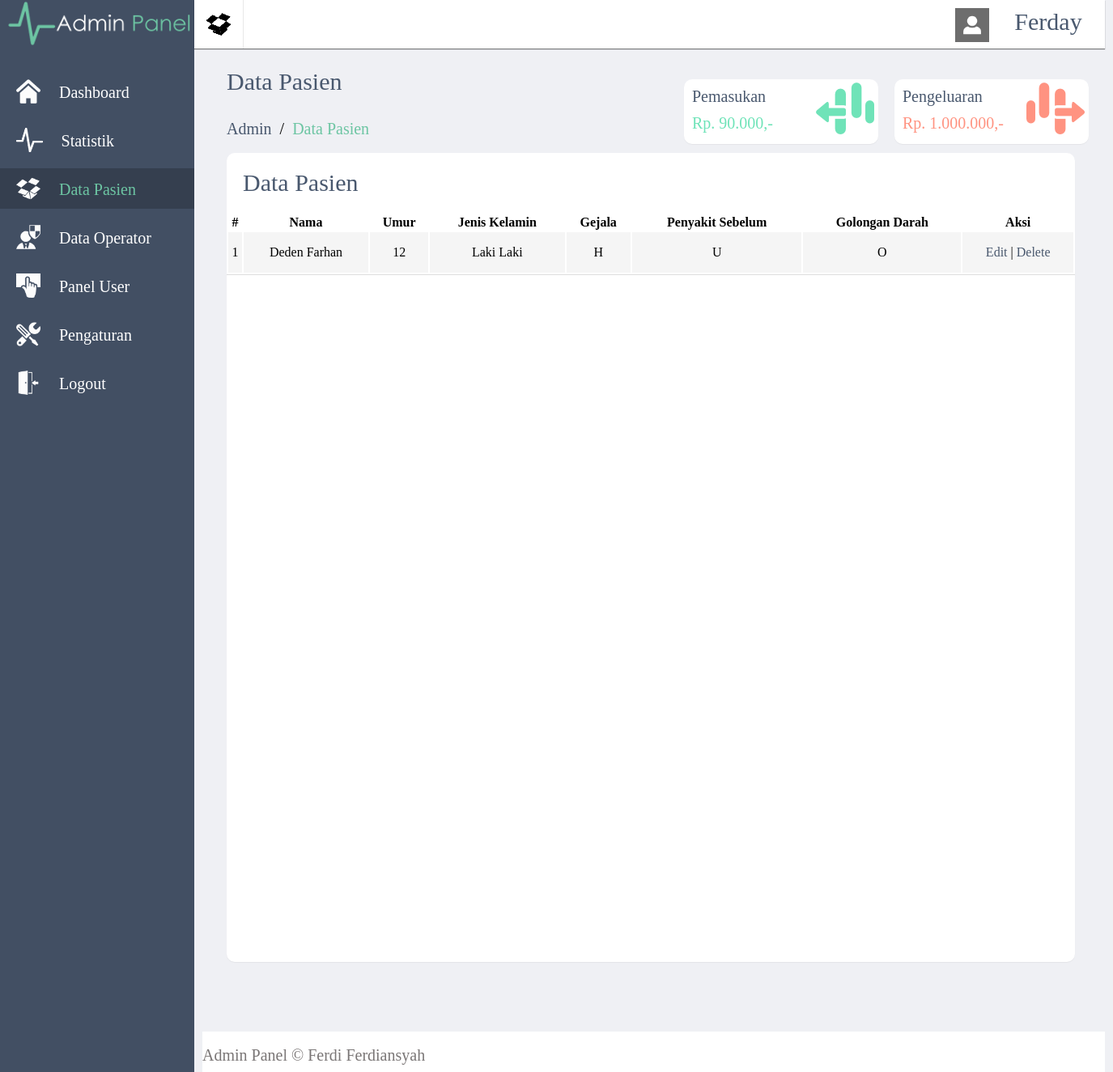
/p/admin/pasien.php (signed in), run on the app's committed database.
### tables this page shows
CREATE TABLE IF NOT EXISTS `databaru` (
  `id` int(11) NOT NULL AUTO_INCREMENT,
  `username` varchar(50) NOT NULL,
  `nama` varchar(100) NOT NULL,
  `umur` int(50) NOT NULL,
  `jeniskelamin` varchar(50) NOT NULL,
  `gejala` text NOT NULL,
  `penyakitsebelum` text NOT NULL,
  `golongandarah` varchar(2) NOT NULL,
  `type` varchar(50) NOT NULL,
  PRIMARY KEY (`id`)
);

### p/admin/pasien.php (the view, shortened to what this page needs)
<html>
<head>
	<link rel="stylesheet" type="text/css" href="style.css">
</head>
<body>
	<div id='wrapper'>
		<div id='menukiri'>
		<center><img src="img/logo.png" height='60'></center><br>
		<a href="index.php"><div class='menu'>
			<img src="img/house.png" height='30' align='left' style='margin-left:20px;margin-top:10px;'>
			<font class='sk' style='margin-left:20px;margin-top:15px;display:inline-block;'>Dashboard</font>
		</div>
		</a>
		<a href="statistik.php">
		<div class='menu'>
			<img src="img/statistik.png" height='30' align='left' style='margin-left:20px;margin-top:10px;'>
			<font class='sk' style='margin-left:20px;margin-top:15px;display:inline-block;'>Statistik</font>
		</div>
		</a>
		<a href="pasien.php">
		<div class='menu-active'>
			<img src="img/data.png" height='30' align='left' style='margin-left:20px;margin-top:10px;'>
			<font class='sk' style='margin-left:20px;margin-top:15px;display:inline-block;'>Data Pasien</font>
		</div>
		</a>
		<a href="dataop.php">
		<div class='menu'>
			<img src="img/frontoffice.png" height='30' align='left' style='margin-left:20px;margin-top:10px;'>
			<font class='sk' style='margin-left:20px;margin-top:15px;display:inline-block;'>Data Operator</font>
		</div>
		</a>
		<a href="paneluser.php">
		<div class='menu'>
			<img src="img/panel.png" height='30' align='left' style='margin-left:20px;margin-top:10px;'>
			<font class='sk' style='margin-left:20px;margin-top:15px;display:inline-block;'>Panel User</font>
		</div>
		</a>
		<a href="#">
		<div class='menu'>
			<img src="img/setting.png" height='30' align='left' style='margin-left:20px;margin-top:10px;'>
			<font class='sk' style='margin-left:20px;margin-top:15px;display:inline-block;'>Pengaturan</font>
		</div>
		</a>
		<a href="../../login.php?op=out">
		<div class='menu'>
			<img src="img/logout.png" height='30' align='left' style='margin-left:20px;margin-top:10px;'>
			<font class='sk' style='margin-left:20px;margin-top:15px;display:inline-block;'>Logout</font>
		</div>
		</a>
		</div>
		<div id='menuatas'>
		<a href="#">
		<div id='sub-data'>
		</div>
		</a>
		<a href='#'>
		<div id='user'>
		<img src="img/profil.png" height='70%' align='left' style='margin-top:10px;margin-left:15px;'>
		<font class='k' style='margin-top:10px;display:inline-block;text-transform:capitalize;'><?php echo $_SESSION['userid'];?></font>
		</div>
		</a>
	</div>
		<article>
			<br><br><br>
			<font class='k' style='padding:30px;display:inline-block;color:#49586E;'>Data Pasien</font><br>
			<font class='sk' style='margin-left:30px;display:inline-block;'><a href='#'>Admin</a>&nbsp;&nbsp;/&nbsp;&nbsp;<font class='sk' style='color:#6DC5A3;'>Data Pasien</font></font>
			<div id='info'>
				<font class='sk' style='padding:10px;display:inline-block;color:#49586E;'>Pengeluaran</font>
				<img src="img/pengeluaran.png" align='right' style='margin-right:5px;'>
				<font style='font-size:20px;margin-top:-10px;padding:10px;display:inline-block;color:#FF9381;'>Rp. 1.000.000,-</font>
			</div>
			<div id='info'>
				<font class='sk' style='padding:10px;display:inline-block;color:#49586E;'>Pemasukan</font>
				<img src="img/pemasukan.png" align='right' style='margin-right:5px;'>
				<font style='font-size:20px;margin-top:-10px;padding:10px;display:inline-block;color:#6FE3B8;'>Rp. 90.000,-</font>
			</div>
			<br><br>
			<div id='table'>
				<font class='k' style='color:#49586E;display:inline-block;padding:20px;'>Data Pasien</font><br>
				<table>
                            <thead>
                            <tr>
                                <th>#</th>
                                <th>Nama</th>
                                <th>Umur</th>
                                <th>Jenis Kelamin</th>
                                <th>Gejala</th>
                                <th>Penyakit Sebelum</th>
                                <th>Golongan Darah</th>
                                <th>Aksi</th>
                            </tr>
                            </thead>
                            <tbody>
                            	<?php
    							$query = mysql_query("select * from databaru where type='baru'");
		    					$no = 1;
		    					while ($data = mysql_fetch_array($query)) {
		    					?>
                            <tr>
                                <td bgcolor='#F5F5F5'><?php echo $no; ?></td>
                                <td bgcolor='#F5F5F5'><?php echo $data['nama'] ?></td>
                                <td bgcolor='#F5F5F5'><?php echo $data['umur'] ?></td>
                                <td bgcolor='#F5F5F5'><?php echo $data['jeniskelamin'] ?></td>
                                <td bgcolor='#F5F5F5'><?php echo $data['gejala'] ?></td>
                                <td bgcolor='#F5F5F5'><?php echo $data['penyakitsebelum'] ?></td>
                                <td bgcolor='#F5F5F5'><?php echo $data['golongandarah'] ?></td>
                                <td bgcolor='#F5F5F5'><a href="edit.php?idpasien=<?php echo $data['id'] ?>">Edit</a> | <a href="delete.php?idpasien=<?php echo $data['id'] ?>">Delete</a></td>
                            </tr>
                            </tbody>
                            <?php
                            $no++;
                            	}
                             ?>
                         </table>
			</div>
			<br><br>
			<footer>
				<br><font class='sk' style='color:#7A7676;'> Admin Panel &copy; Ferdi Ferdiansyah</font>
			</footer>
		</article>
	</div>
</body>
</html>

### p/admin/style.css (style rules this page uses)
body { margin:0; font-family: 'Century Gothic'; background:#EFF0F4; }
a { text-decoration: none; color: #49586E;; }
#wrapper { width: 100%; height:auto; background:#EFF0F4; }
#menukiri { width: 240px; height: 100%; background: #424F63; float: left; position: fixed; }
.menu { width: 100%; height: 50px; color: white; margin-top: 10px; -o-transition:0.2s; -ms-transition:0.2s; -moz-transition:0.2s; -webkit-transition:0.2s; transition:0.2s; }
.menu-active { width: 100%; height: 50px; background: #353F4F; color:#6DC5A3; margin-top: 10px; -o-transition:0.2s; -ms-transition:0.2s; -moz-transition:0.2s; -webkit-transition:0.2s; transition:0.2s; }
#menuatas { width: 1125px; height: 60px; background: white; position: fixed; margin-left: 240px; box-shadow: 0 1px 1px rgba(0,0,0,.5); }
font { font-family: 'Century Gothic'; }
font.sk { font-size: 20px; }
font.k { font-size: 30px; }
#sub-data { width:60px; height: 100%; background-image: url(img/datasub.png); background-size: 30px; background-position:center; background-repeat: no-repeat; float: left; -o-transition:0.2s; -ms-transition:0.2s; -moz-transition:0.2s; -webkit-transition:0.2s; transition:0.2s; border-right: 1px solid #e7e7e7; }
#user { width:200px; height: 100%; float:right; color: #49586E; text-align: center; -o-transition:0.2s; -ms-transition:0.2s; -moz-transition:0.2s; -webkit-transition:0.2s; transition:0.2s; }
article { width: 1115px; margin-left: 250px; }
#info { width:240px; height:80px; background: white; float: right; box-shadow: 0 1px 1px rgba(0,0,0,.05); margin-right: 20px; margin-top: -50px; border-radius: 10px; }
footer { width: 100%; height: 50px; background: #FFFFFF; margin-top: 50px; display: inline-block; }
#table { width: 94%; height: 1000px; background-color: #FFFFFF; margin-left: 30px; box-shadow: 0 1px 1px rgba(0,0,0,.05); border-radius: 10px; }
#table table { width: 100%; text-align: center; border-bottom: 1px solid #DDDDDD; margin: 0; }
table td { height: 50px; }
table { text-transform: capitalize; }

### data on the page
databaru: nama "Deden Farhan", umur "12", jeniskelamin "Laki Laki", gejala "H", penyakitsebelum "U", golongandarah "O"

### other printed values
$_SESSION['userid'] "Ferday"
